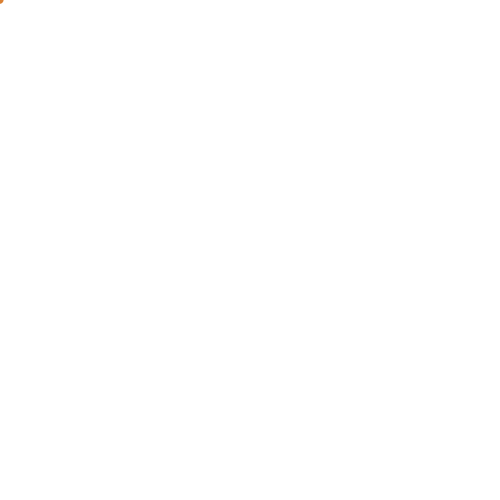
Frame 1 (no input)
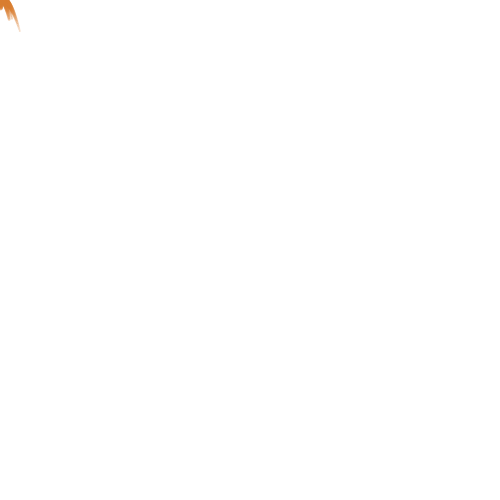
Frame 60 (the mouse pressed at the canvas centre just before this capture)
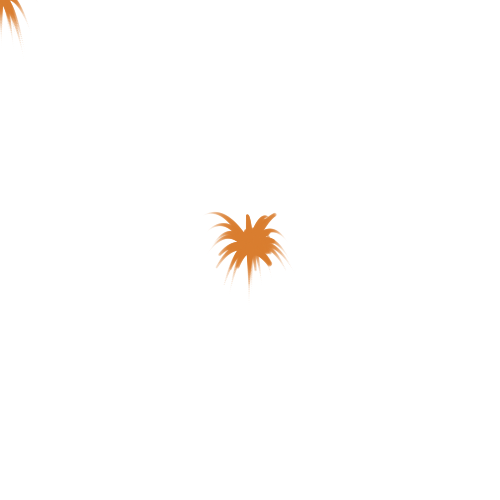
Frame 120 (the mouse held since frame 60 and released just before this capture)

The Processing sketch that drew these frames (run headless with seeded random() and noise(); from frame 60 on, the mouse is pressed at the canvas centre):

// Processing sketch: processing_95253
// ── processing_95253.pde

ArrayList<Particle> arr; 
color particleColor;

void setup(){
  size(500, 500);
  background(255); 
  arr = new ArrayList<Particle>();
  particleColor =color(random(150,255), random(100,200), random(0,50));
} 

void draw(){
  //background(255); 
  arr.add(new Particle(new PVector(mouseX, mouseY)));
  for(int i = 0; i < arr.size(); i++){
    Particle p = arr.get(i);
    p.run();
    if(p.isDead()){
    arr.remove(i);
    }
  }
}
 
void mouseClicked(){
  particleColor = color(random(150,255), random(100,200), random(0,50));
}
 
class Particle {
  PVector location;
  PVector velocity;
  PVector acceleration;
  float lifespan;
  color particle;

  Particle(PVector l) {
    //[offset-up] For demonstration purposes we assign the Particle an initial velocity and constant acceleration.
    acceleration = new PVector(0,0.05);
    velocity = new PVector(random(-1,1),random(-2,0));
    location = l.get();
    lifespan = 255.0;
    particle = particleColor; 
  }

  // Sometimes it’s convenient to have a “run”
  // function that calls all the other functions we need.
  void run() {
    update();
    display();
  }

  void update() {
    velocity.add(acceleration);
    location.add(velocity);
    lifespan -= 5.0;
  }

  void display() {
    fill(particleColor, lifespan);
    noStroke();
    smooth();
    ellipse(location.x,location.y,(lifespan/2)/15,(lifespan/2)/15);
  }

  boolean isDead(){
    if(lifespan < 0.0){
    return true; 
    } else {
    return false; 
    }
  }
 
}
